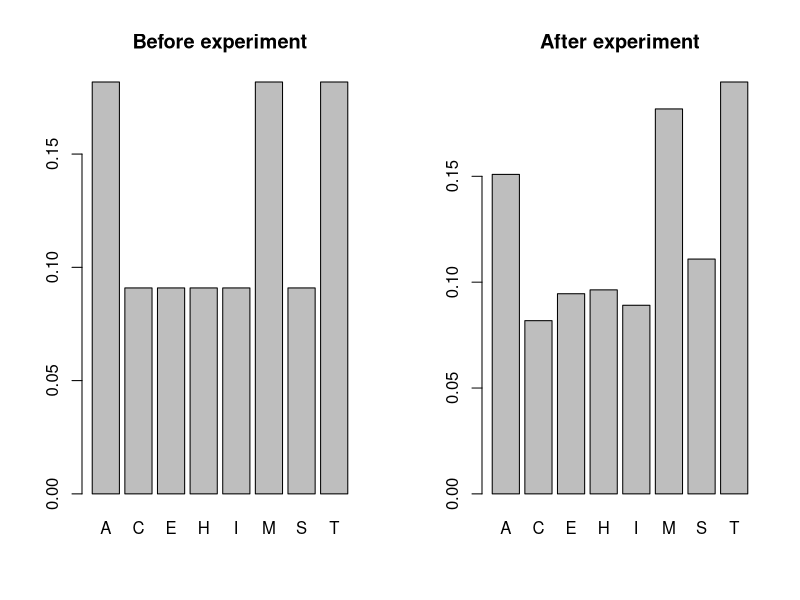

The R script that drew this image:
#TASK1----
let1 <- c("M","A","T","H","E","M","A","T","I","C","S") #MATHEMATICS
table(let1)
let2<-c("A","C","E","H","I","M","S","T")
pr<-c(2,1,1,1,1,2,1,2)/11 # Probabilities before exp.
#table(letters) #prob of each letter
n <- 550
#prop.table(table(sample(let1, size=n, replace=TRUE)))
#all letters can repeat k times;

x <- sample(let2,n,prob=pr,replace = TRUE);x #sample with repetitions

tab=table(x)/length(x)  #probabilities after exp.
print(tab)
par(mfrow=c(1,2))
barplot(pr,names.arg=let2,main="Before experiment")#histogram for probabilities before experiment
barplot(tab,main="After experiment") #histogram for probabilities after experiment
dev.copy(png, file = "Hevchuk2.pdf")
dev.off()